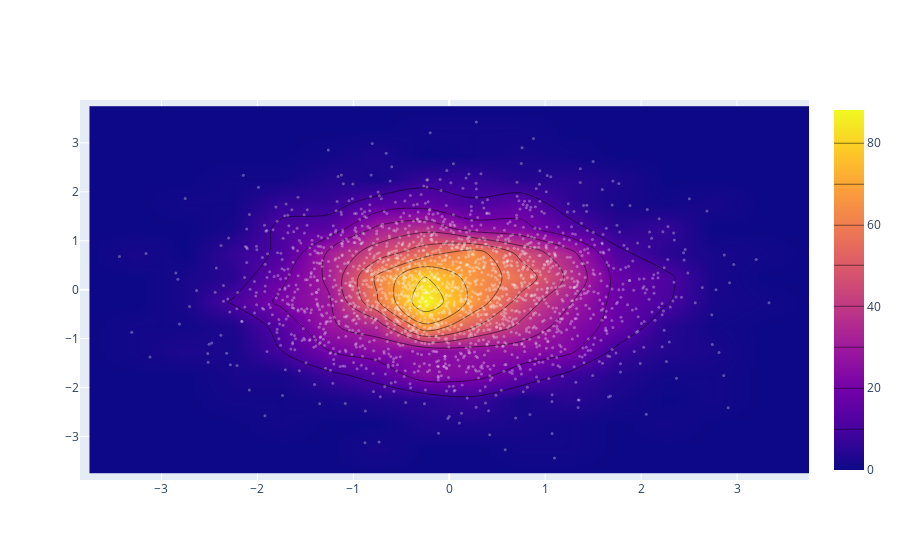

The notebook cell saved with this chart:
### Code cell
# Heatmap contour
import plotly.graph_objs as go
import numpy as np

x = np.random.randn(2000)
y = np.random.randn(2000)
iplot([go.Histogram2dContour(x=x, y=y, contours=dict(coloring="heatmap")),
      go.Scatter(x=x, y=y, mode='markers', marker=dict(color='white', size=3, opacity=0.3,))], show_link=False)

### Figure 1 — Plotly figure (JSON) as saved in the notebook; plotly's stock layout.template omitted (floating-point values rounded to 4 significant figures; data arrays with more than 128 entries replaced by an {"elided": "..."} marker saying what was removed)
{"data": [{"contours": {"coloring": "heatmap"}, "type": "histogram2dcontour", "x": {"elided": "2000 float values"}, "y": {"elided": "2000 float values"}}, {"marker": {"color": "white", "opacity": 0.3, "size": 3}, "mode": "markers", "type": "scatter", "x": {"elided": "2000 float values"}, "y": {"elided": "2000 float values"}}], "layout": {}}
